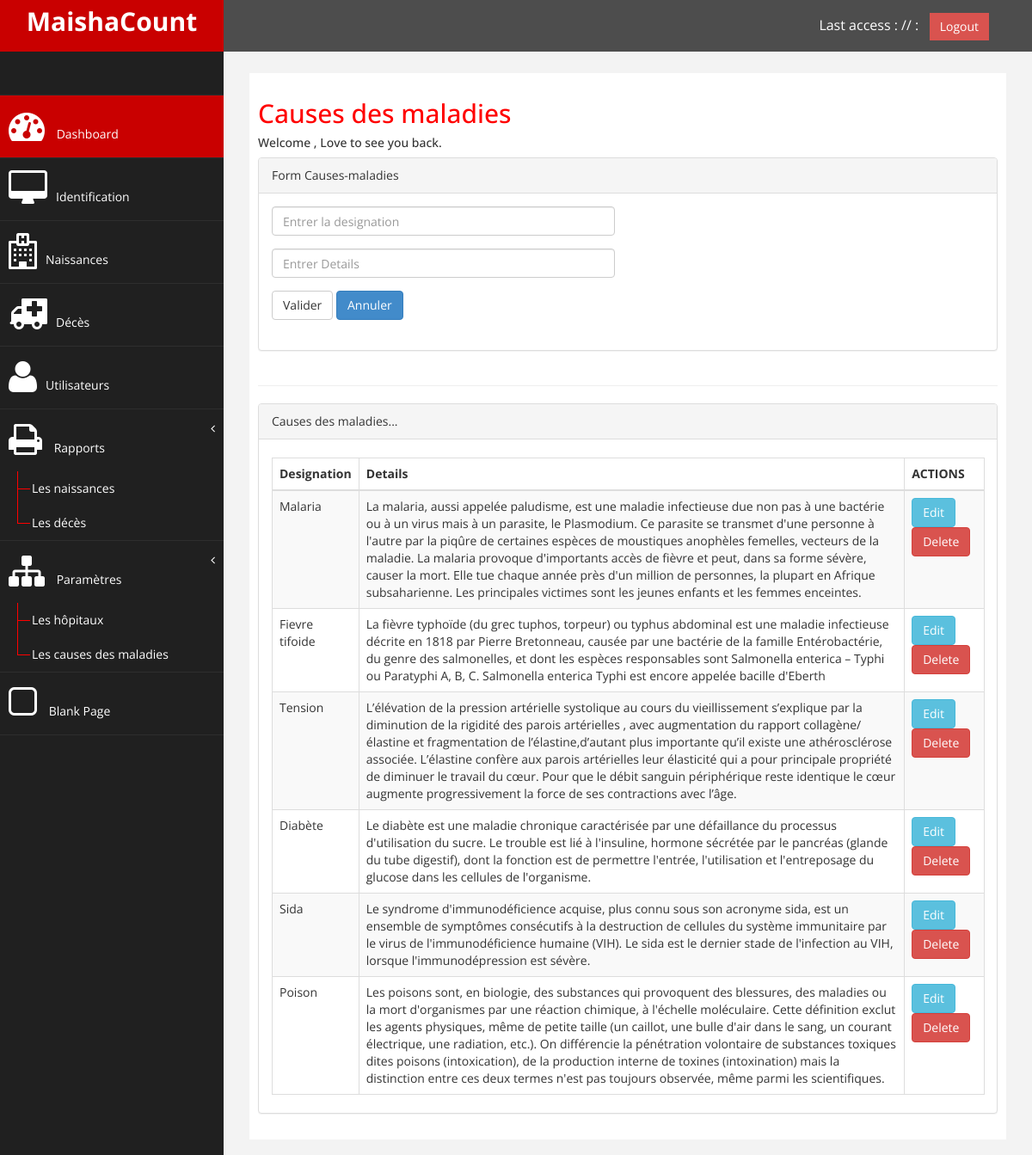
Page /cause.php on the committed database.
### tables this page shows
CREATE TABLE `tcause` (
  `id_cause` int(11) NOT NULL,
  `designation_cause` text NOT NULL,
  `detail_cause` text NOT NULL
);

### process_cause.php (called while the page is built, shortened)
<?php
        $update=false;
		$designation_cause='';
		$detail_cause='';
 ?>

### cause.php (the view, shortened to what this page needs)
<?php require 'process_cause.php'; ?>
<!DOCTYPE html>
<html xmlns="http://www.w3.org/1999/xhtml">
<head>
    <link href="assets/css/bootstrap.css" rel="stylesheet" />
    <link href="assets/css/font-awesome.css" rel="stylesheet" />
    <link href="assets/css/custom.css" rel="stylesheet" />
    <link href="assets/js/dataTables/dataTables.bootstrap.css" rel="stylesheet" />
</head>
<body>
<!-- <?php
    include('connexion.php');
?>
    <div id="wrapper">
        <nav class="navbar navbar-default navbar-cls-top " role="navigation" style="margin-bottom: 0">
            <div class="navbar-header">
                <a class="navbar-brand" href="">MaishaCount</a>
            </div>
  <div style="color: white;
padding: 15px 50px 5px 50px;
float: right;
font-size: 16px;"> Last access : <?php echo $_SESSION['jour']."/".$_SESSION['mois']."/".$_SESSION['annee']." ".$_SESSION['heure']." : ".$_SESSION['minute'];
?> &nbsp; <a href="deconnexion.php" class="btn btn-danger square-btn-adjust">Logout</a> </div>
        </nav>
                <nav class="navbar-default navbar-side" role="navigation">
            <div class="sidebar-collapse">
                <ul class="nav" id="main-menu">
                <li class="text-center">
                    </li>
                    <li>
                        <a class="active-menu"  href="admin.php"><i class="fa fa-dashboard fa-3x"></i> Dashboard</a>
                    </li>
                     <li>
                        <a  href="identite.php"><i class="fa fa-desktop fa-3x"></i>Identification</a>
                    </li>
                    <li>
                        <a  href="naissance.php"><i class="fa fa-hospital-o fa-3x"></i>Naissances</a>
                    </li>
                           <li  >
                        <a   href="deces.php"><i class="fa fa-ambulance fa-3x"></i>Décès</a>
                    </li>
                      <li  >
                        <a  href="utilisateur.php"><i class="fa fa-user fa-3x"></i>Utilisateurs</a>
                    </li>
                    <li>
                        <a href="#"><i class="fa fa-print fa-3x"></i> Rapports<span class="fa arrow"></span></a>
                        <ul class="nav nav-second-level">
                            <li>
                                <a href="rptnaissance.php">Les naissances</a>
                            </li>
                            <li>
                                <a href="rptdeces.php">Les décès</a>
                            </li>
                        </ul>
                      </li>
                    <li>
                        <a href="#"><i class="fa fa-sitemap fa-3x"></i> Paramètres<span class="fa arrow"></span></a>
                        <ul class="nav nav-second-level">
                            <li>
                                <a href="hopital.php">Les hôpitaux</a>
                            </li>
                            <li>
                                <a href="cause.php">Les causes des maladies</a>
                            </li>
                        </ul>
                      </li>
                  <li  >
                        <a  href="blank.html"><i class="fa fa-square-o fa-3x"></i> Blank Page</a>
                    </li>
                </ul>
            </div>
        </nav>
        <div id="page-wrapper" >
            <div id="page-inner">
                <div class="row">
                    <div class="col-md-12">
                     <h2>Causes des maladies</h2>
                        <h5>Welcome <strong><?php echo $_SESSION['nom']?></strong>  , Love to see you back. </h5>
                    </div>
                </div>
               <div class="row">
                <div class="col-md-12">
                    <div class="panel panel-default">
                        <div class="panel-heading">
                            Form Causes-maladies
                        </div>
                    <div class="panel-body">
                            <div class="row">
                                <div class="col-md-6">
                                    <form role="form" action="process_cause.php" method="POST">
                                        <div class="form-group">
                                            <input class="form-control" name="designation_cause" value="<?php echo $designation_cause; ?>" placeholder="Entrer la designation" />
                                        </div>
                                        <div class="form-group">
                                            <input class="form-control" name="detail_cause" value="<?php echo $detail_cause; ?>" placeholder="Entrer Details" />
                                        </div>
                                    <?php
                                    if($update==true):
                                     ?>
                                 <button type="submit" name="update" class="btn btn-info">Update</button>
                             <?php else: ?>
                                        <button type="submit" name="submit" class="btn btn-default">Valider</button>
                            <?php endif ?>
                                        <button type="reset" class="btn btn-primary">Annuler</button>
                                    </form>
                                    <br />
                                </div>
                            </div>
                        </div>
                    </div>
                </div>
            </div>
                 <hr />
               <?php
                $rq="SELECT * FROM tcause";
                $result=mysqli_query($base,$rq) OR die(mysql_error());
               ?>
            <div class="row">
                <div class="col-md-12">
                    <div class="panel panel-default">
                        <div class="panel-heading">
                             Causes des maladies...
                        </div>
                        <div class="panel-body">
                            <div class="table-responsive">
                                <table class="table table-striped table-bordered table-hover" id="dataTables-example">
                                    <thead>
                                        <tr>
                                            <th>Designation</th>
                                            <th>Details</th>
                                            <th colspan="2">ACTIONS</th>
                                        </tr>
                                    </thead>
                                    <tbody>
                                    <?php
                                    while ($row=mysqli_fetch_array($result)):
                                     ?>
                                        <tr class="odd gradeX">
                                            <td><?php echo $row['designation_cause']; ?></td>
                                            <td><?php echo $row['detail_cause']; ?></td>
                                            <td>
                                                <a href="cause.php?edit=<?php echo $row['id_cause'] ;?>" class="btn btn-info">Edit</a>
                                                <a href="process_cause.php?delete= <?php echo $row['id_cause']; ?>" class="btn btn-danger">Delete</a>
                                            </td>
                                        </tr>
                                    <?php endwhile; ?>
                                    </tbody>
                                </table>
                            </div>
                        </div>
                    </div>
                </div>
            </div>
        </div>
    </div>
            </div>
</body>
</html>

### assets/css/custom.css (style rules this page uses)
body { font-family: 'Open Sans', sans-serif; }
#wrapper { width: 100%; background:#202020; }
#page-wrapper { padding: 15px 15px; min-height: 600px; background:#F3F3F3; }
#page-inner { width:100%; margin:10px 20px 10px 0px; background-color:#fff!important; padding:10px; min-height:1200px; }
.text-center { text-align:center; }
h2 { color: #f00; }
.square-btn-adjust { border: 0px solid transparent; -webkit-border-radius: 0px; -moz-border-radius: 0px; border-radius: 0px; }
.navbar-cls-top .navbar-brand { color: #fff; background: #C90000; width: 260px; text-align: center; height: 60px; font-size: 30px; font-weight: 700; }
.active-menu { background-color:#C90000!important; }
.arrow { float: right; }
.fa.arrow:before { content: "\f104"; }
.nav-second-level li, .nav-third-level li { border-bottom: none !important; }
.nav-second-level li a { padding-left: 37px; }
.sidebar-collapse , .sidebar-collapse .nav { background:none; }
.sidebar-collapse .nav { padding:0; }
.sidebar-collapse .nav > li > a { color:#fff; background:#202020; text-shadow:none; }
.sidebar-collapse > .nav > li > a { padding:15px 10px; }
.sidebar-collapse > .nav > li { border-bottom: 1px solid rgba(107, 108, 109, 0.19); }
.nav-second-level > li > a:before , .nav-third-level > li > a:before { content:""; display:block; position:absolute; left:20px; width:15px; height:1px; background:#ff0000; top:20px; }
.nav-second-level > li > a:after, .nav-third-level > li > a:after { content:""; display:block; position:absolute; left:20px; width:1px; height:100%; background:#ff0000; top:0px; z-index:10; }
.nav-second-level > li:last-child > a:after, .nav-third-level > li:last-child > a:after { height:50%; }
.navbar-side { border:none; background-color: #202020; }
.navbar-cls-top { background:#4D4D4D; border-bottom:none; }
.navbar-default { border:0px solid black; }
.navbar-header { background: #A70303; }
.nav > li > a > i { margin-right:10px; }
@media (min-width:768px) { #page-wrapper { margin: 0 0 0 260px; padding: 15px 30px; min-height: 1200px; } }
@media (min-width:768px) { .navbar-side { z-index: 1; position: absolute; width: 260px; } }
@media (min-width:768px) { .navbar { border-radius: 0px; } }

### rows in the picture
tcause: designation_cause "Malaria", detail_cause "La malaria, aussi appelée paludisme, est une maladie infectieuse due non pas à une bactérie ou à un virus mais à un parasite, le Plasmodium. Ce parasite se transmet d'une personne à l'autre par la piqûre de certaines espèces de moustiques anophèles femelles, vecteurs de la maladie. La malaria provoque d'importants accès de fièvre et peut, dans sa forme sévère, causer la mort. Elle tue chaque année près d'un million de personnes, la plupart en Afrique subsaharienne. Les principales victimes sont les jeunes enfants et les femmes enceintes."
tcause: designation_cause "Fievre tifoide", detail_cause "La fièvre typhoïde (du grec tuphos, torpeur) ou typhus abdominal est une maladie infectieuse décrite en 1818 par Pierre Bretonneau, causée par une bactérie de la famille Entérobactérie, du genre des salmonelles, et dont les espèces responsables sont Salmonella enterica – Typhi ou Paratyphi A, B, C. Salmonella enterica Typhi est encore appelée bacille d'Eberth"
tcause: designation_cause "Tension", detail_cause "L’élévation de la pression artérielle systolique au cours du vieillissement s’explique par la diminution de la rigidité des parois artérielles , avec augmentation du rapport collagène/élastine et fragmentation de l’élastine,d’autant plus importante qu’il existe une athérosclérose associée. L’élastine confère aux parois artérielles leur élasticité qui a pour principale propriété de diminuer le travail du cœur. Pour que le débit sanguin périphérique reste identique le cœur augmente progressivement la force de ses contractions avec l’âge."
tcause: designation_cause "Diabète", detail_cause "Le diabète est une maladie chronique caractérisée par une défaillance du processus d'utilisation du sucre. Le trouble est lié à l'insuline, hormone sécrétée par le pancréas (glande du tube digestif), dont la fonction est de permettre l'entrée, l'utilisation et l'entreposage du glucose dans les cellules de l'organisme."
tcause: designation_cause "Sida", detail_cause "Le syndrome d'immunodéficience acquise, plus connu sous son acronyme sida, est un ensemble de symptômes consécutifs à la destruction de cellules du système immunitaire par le virus de l'immunodéficience humaine (VIH). Le sida est le dernier stade de l'infection au VIH, lorsque l'immunodépression est sévère."
tcause: designation_cause "Poison", detail_cause "Les poisons sont, en biologie, des substances qui provoquent des blessures, des maladies ou la mort d'organismes par une réaction chimique, à l'échelle moléculaire. Cette définition exclut les agents physiques, même de petite taille (un caillot, une bulle d'air dans le sang, un courant électrique, une radiation, etc.). On différencie la pénétration volontaire de substances toxiques dites poisons (intoxication), de la production interne de toxines (intoxination) mais la distinction entre ces deux termes n'est pas toujours observée, même parmi les scientifiques."
